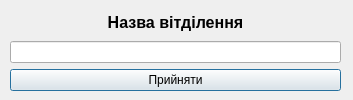
<?xml version="1.0" encoding="UTF-8"?>
<ui version="4.0">
 <class>departamentChange</class>
 <widget class="QDialog" name="departamentChange">
  <property name="geometry">
   <rect>
    <x>0</x>
    <y>0</y>
    <width>353</width>
    <height>100</height>
   </rect>
  </property>
  <property name="windowTitle">
   <string>Додавання вітділення</string>
  </property>
  <widget class="QWidget" name="">
   <property name="geometry">
    <rect>
     <x>10</x>
     <y>10</y>
     <width>331</width>
     <height>81</height>
    </rect>
   </property>
   <layout class="QGridLayout" name="gridLayout">
    <item row="2" column="0">
     <widget class="QLineEdit" name="lineEdit"/>
    </item>
    <item row="3" column="0">
     <widget class="QPushButton" name="pushButton">
      <property name="text">
       <string>Прийняти</string>
      </property>
     </widget>
    </item>
    <item row="1" column="0">
     <widget class="QLabel" name="label">
      <property name="text">
       <string>&lt;html&gt;&lt;head/&gt;&lt;body&gt;&lt;p align=&quot;center&quot;&gt;&lt;span style=&quot; font-size:12pt; font-weight:600;&quot;&gt;Назва вітділення&lt;/span&gt;&lt;/p&gt;&lt;/body&gt;&lt;/html&gt;</string>
      </property>
     </widget>
    </item>
   </layout>
  </widget>
 </widget>
 <resources/>
 <connections/>
</ui>
